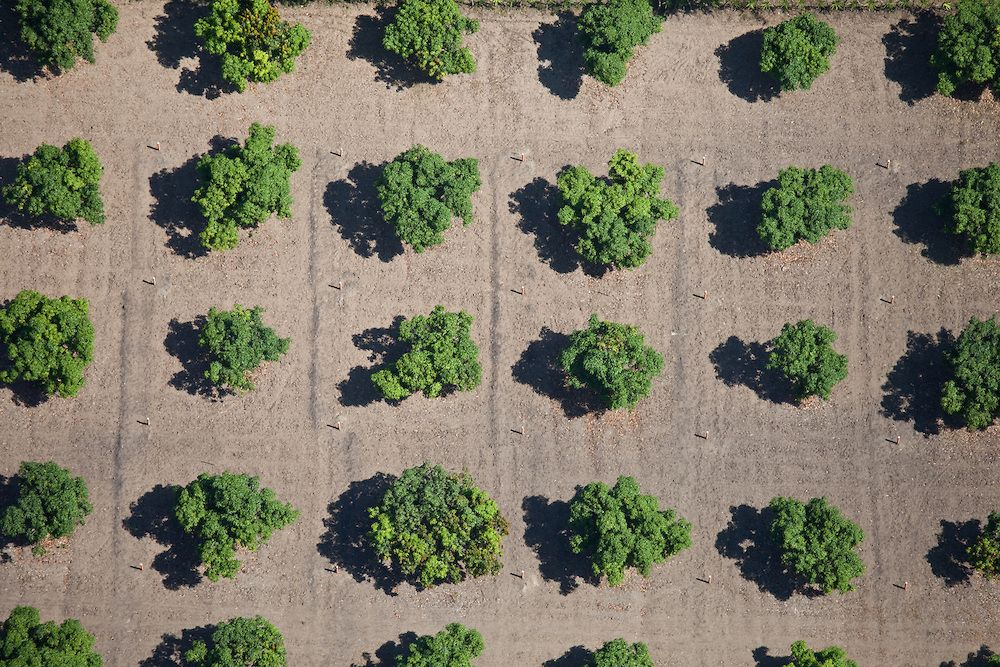
#> input picture input/aerial-trees.jpg, 1000 x 667 px, found by its file name
$ python 2_thresholding.py
#> lines starting #> are read from the running program, lines starting #| are printed output that depends on the picture; after the words box and inside, x2 and y2 are one past the last pixel; in counts of white or black regions, pixels touching at a corner belong together
### plant_search/load_image.py
import matplotlib.pyplot as plt
import rasterio
import cv2
import os

# Load an image (GeoTIFF or standard formats)
def load_image(file_path):
#> called with file_path = '../input/aerial-trees.jpg'
    try:
        if not os.path.exists(file_path):
            print(f"File not found: {file_path}")
        if file_path.endswith('.tif'):
            # Use rasterio for GeoTIFFs
            with rasterio.open(file_path) as src:
                image = src.read([b for b in range(1, src.count + 1)]).transpose(1, 2, 0)  # RGB(A)
                return image
        else:
            # Use OpenCV or PIL for standard formats
            return cv2.cvtColor(cv2.imread(file_path), cv2.COLOR_BGR2RGB)
    except Exception as e:
        print(f"Error loading image: {e}")
        return None

# Visualize the image
def plot_image(image, title="Image"):
    plt.figure(figsize=(10, 8))
    plt.imshow(image)
    plt.title(title)
    plt.axis('off')
    plt.show()

### plant_search/vegetation_indices.py
import numpy as np

def calculate_all_rgb_indices(image):
    """
    Calculate all vegetation indices for the given 3 band RGB image.

    Parameters:
    - image: RGB image (H, W, 3).

    Returns:
    - A dictionary containing all vegetation indices.
    """
    r, g, b = normalize_rgb(image)
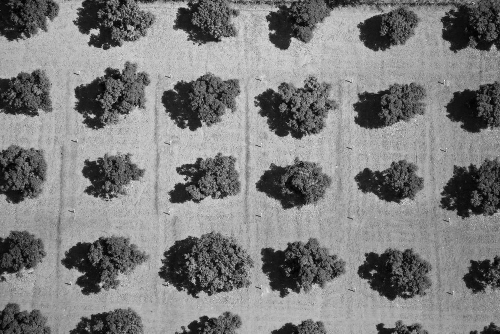
#> r: shape (667, 1000) float64 (shown at 1/2 size); min 0, max 1, mean 0.498
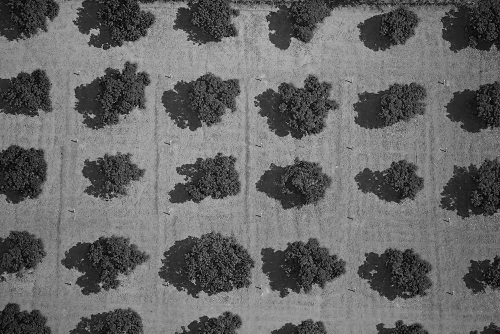
#> b: shape (667, 1000) float64 (shown at 1/2 size); min 0, max 0.973, mean 0.408

    indices = {
        "ExG": calculate_exg(r, g, b),
        "GLI": calculate_gli(r, g, b),
        "NDI": calculate_ndi(r, g),
        "VARI": calculate_vari(r, g, b),
        "TVI": calculate_tvi(r,g,b)
    }

    return indices


# Helper to ensure values are in the correct range [-1,1]
def normalize_rgb(image):
    """
    Normalize RGB channels to the range [0, 1].

    Parameters:
    - image: RGB image (H, W, 3).

    Returns:
    - r, g, b: Normalized red, green, and blue channels.
    """
    return image[:, :, 0] / 255.0, image[:, :, 1] / 255.0, image[:, :, 2] / 255.0


def calculate_exg(r, g, b):
    """
    Calculate Excess Green Index (ExG).

    Parameters:
    - r, g, b: Normalized red, green, and blue channels (0 to 1).

    Returns:
    - ExG index.
    """
    return 2 * g - r - b
#> returned value: shape (667, 1000) float64

def calculate_gli(r, g, b):
    """
    Calculate Green Leaf Index (GLI).

    Parameters:
    - r, g, b: Normalized red, green, and blue channels (0 to 1).

    Returns:
    - GLI index.
    """
    return (2 * g - r - b) / (2 * g + r + b + 1e-5)  # Avoid division by zero

def calculate_ndi(r, g):
    """
    Calculate Normalized Difference Index (NDI).

    Parameters:
    - r, g: Normalized red and green channels (0 to 1).

    Returns:
    - NDI index.
    """
    ndi = (g - r) / (g + r + 1e-5)  # Avoid division by zero
    return ndi

def calculate_vari(r, g, b):
    """
    Calculate Visible Atmospherically Resistant Index (VARI).

    Parameters:
    - r, g, b: Normalized red, green, and blue channels (0 to 1).

    Returns:
    - VARI index.
    """
    vari = (g - r) / (g + r - b + 1e-5)  # Avoid division by zero
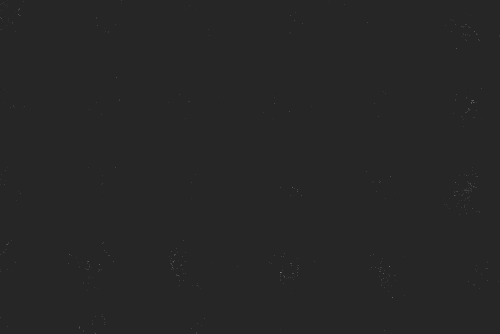
#> vari: shape (667, 1000) float64 (shown at 1/2 size); min -1960.8, max 10980.4, mean 3.1; drawn with min black and max white
    # vari_normalized = (vari - np.min(vari)) / (np.max(vari) - np.min(vari) + 1e-5)
    return np.clip(vari, -1, 1)
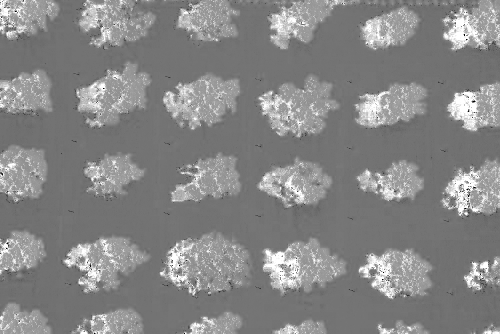
#> returned value: shape (667, 1000) float64 (shown at 1/2 size); min -1, max 1, mean 0.054; drawn with min black and max white
    return vari_normalized

def calculate_tvi(r, g, b):
    """
    Calculate Triangular Vegetation Index (TVI).

    Parameters:
    - r, g, b: Normalized red, green, and blue channels (0 to 1).

    Returns:
    - TVI index.
    """
    tvi = 0.5 * (120 * (g - r) - 200 * (b - r))
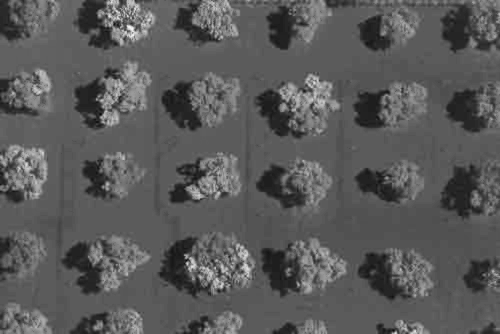
#> tvi: shape (667, 1000) float64 (shown at 1/2 size); min -15.14, max 50.35, mean 8; drawn with min black and max white
    tvi_normalized = (tvi - np.min(tvi)) / (np.max(tvi) - np.min(tvi) + 1e-5)
    return tvi_normalized

### notebooks/jupytext/2_thresholding.py
# ---
# jupyter:
#   jupytext:
#     formats: ipynb,jupytext//py,jupytext//md
#     notebook_metadata_filter: all
#     text_representation:
#       extension: .py
#       format_name: light
#       format_version: '1.5'
#       jupytext_version: 1.16.4
#   kernelspec:
#     display_name: venv
#     language: python
#     name: python3
#   language_info:
#     codemirror_mode:
#       name: ipython
#       version: 3
#     file_extension: .py
#     mimetype: text/x-python
#     name: python
#     nbconvert_exporter: python
#     pygments_lexer: ipython3
#     version: 3.11.5
# ---

# +
# Load required libraries
import numpy as np
import cv2
import matplotlib.pyplot as plt
from matplotlib.gridspec import GridSpec
from sklearn.cluster import KMeans
from sklearn.decomposition import PCA
from skimage.color import rgb2lab
from scipy.ndimage import gaussian_filter, label
from ipywidgets import interact, FloatSlider, IntSlider
import sys
from pathlib import Path

# Add the parent directory to the Python path
sys.path.append(str(Path.cwd().parent))

# %matplotlib inline
# -

# ### TODO
#
# - Adaptive/local thresholding techniques
# - Visualizing data
#     - Show values in histogram
# -

# # Image Thresholding Techniques
#
# Notebook Objective: The goal of this notebook is to explore and test various thresholding techniques for plant identification in images. Plant detection is a crucial step in applications such as agriculture, environmental monitoring, and vegetation mapping. By segmenting plant regions from background or non-vegetative areas, we can gain insights into plant coverage, health, and distribution.
#
# Why Thresholding? Thresholding is a fundamental image segmentation technique that separates objects of interest based on pixel intensity or color properties. By using appropriate thresholds, we can isolate plant regions effectively. This notebook investigates multiple thresholding methods, ranging from simple color-space-based techniques to more advanced vegetation indices and clustering methods.
#
# What Will We Explore?
#
# 1. LAB-Based Thresholding:
#     - Leveraging the A channel of the LAB color space to distinguish between green (vegetation) and red (non-vegetation) areas.
#
# 2. Vegetation Indices:
#     - Utilizing mathematical transformations such as the Excess Green Index (ExG), Green Leaf Index (GLI), and Normalized Difference Index (NDI) to highlight vegetation.
#
# 3. Histogram-Based Thresholding:
#     - Using Otsu’s method and manual thresholds for binary segmentation.
#
# 4. Texture-Based Analysis:
#     - Detecting plants based on texture features like edges or local variance.
#
# 5. Clustering:
#     - Using unsupervised learning techniques like k-means to segment plant regions.
#
# How Will We Compare? Each technique will produce a binary mask indicating plant regions. We will visualize and compare the results to assess the strengths and limitations of each method.

# ## Load and Display Image
#

# +
from plant_search.load_image import load_image, plot_image

# file_path = '../input/ESPG-4326-orthophoto.tif'
# file_path = '../input/MADRID_RGB.tif'
file_path = '../input/aerial-trees.jpg'

image = load_image(file_path)
if image is not None:
    plot_image(image, "Original Image")

# -

# ## Image Preprocessing

# ### LAB Image Color Space
#
# Expected Results:
#
# - **L**: A grayscale image showing brightness across the image.
# - **A**: Red-dominated areas should appear positive (bright), while green-dominated areas should appear negative (dark).
# - **B**: Highlights blue-to-yellow dominance.

# +
lab_image = cv2.cvtColor(image, cv2.COLOR_RGB2LAB)
L, A, B = cv2.split(lab_image)

# Set up the grid layout using gridspec
fig = plt.figure(figsize=(15, 10))
gs = GridSpec(2, 3, height_ratios=[1, 1])  # Equal height for both rows

# First Row: LAB Channels
# L (Lightness)
ax1 = fig.add_subplot(gs[0, 0])
ax1.imshow(L, cmap='gray')
ax1.set_title("L (Lightness)")
ax1.axis("off")
cbar = plt.colorbar(plt.cm.ScalarMappable(cmap="gray"), ax=ax1, shrink=0.8)
cbar.set_label("Brightness (0: Black to 100: White)")

# A (Green-Red)
ax2 = fig.add_subplot(gs[0, 1])
ax2.imshow(A, cmap='coolwarm')
ax2.set_title("A (Green-Red)")
ax2.axis("off")
cbar = plt.colorbar(plt.cm.ScalarMappable(cmap="coolwarm"), ax=ax2, shrink=0.8)
cbar.set_label("Green (-) to Red (+)")

# B (Blue-Yellow)
ax3 = fig.add_subplot(gs[0, 2])
ax3.imshow(B, cmap='coolwarm')
ax3.set_title("B (Blue-Yellow)")
ax3.axis("off")
cbar = plt.colorbar(plt.cm.ScalarMappable(cmap="coolwarm"), ax=ax3, shrink=0.8)
cbar.set_label("Blue (-) to Yellow (+)")

# Second Row: Original Image in Color
ax4 = fig.add_subplot(gs[1, :])  # Span all columns in the second row
ax4.imshow(image)
ax4.set_title("Original RGB Image (Color Reference)")
ax4.axis("off")

plt.tight_layout()
plt.show()

# +
# Normalize the green-dominant range in the A channel
A_normalized = -A  # Flip to make green positive
A_normalized = (A_normalized - A_normalized.min()) / (A_normalized.max() - A_normalized.min())
# A_normalized = -A  # Flip to make green positive

# Visualize normalized green emphasis
plt.figure(figsize=(5, 4))
plt.imshow(A_normalized, cmap='Greens')
plt.title("Normalized A Channel (Green Emphasis)")
plt.axis("off")
plt.show()

# -

# ### Vegetation Indices
#
# - **ExG:** Excess Green Index
# - **GLI:** Green Leaf Index
# - **NDI:** Normalized Difference Index
#     - Also referred to as **GRVI** (Green-Red Vegetation Index)
#     - Highlights areas with strong green dominance over red.
#     - Can be useful for identifying chlorophyll content.
# - **VARI:** Visible Atmospherically Resistant Index
# - **TVI:** Triangular Vegetation Index
#     - Captures vegetation vigor through its triangular relationship.
#     - Especially useful for robust vegetation assessments.

# +
from plant_search.vegetation_indices import calculate_all_rgb_indices

# Calculate all indices
indices = calculate_all_rgb_indices(image)
#> indices = 5 items

# Prepare the indices and titles for plotting
index_titles = [
    ("Excess Green Index (ExG)", indices["ExG"]),
    ("Green Leaf Index (GLI)", indices["GLI"]),
    ("Normalized Difference Index (NDI)", indices["NDI"]),
    ("Visible Atmospherically Resistant Index (VARI)", indices["VARI"]),
    ("Triangular Vegetation Index (TVI)", indices["TVI"]),
]

# Set up the grid for three columns
n_cols = 3
n_rows = (len(index_titles) + n_cols - 1) // n_cols  # Compute rows based on the number of indices
#> n_rows = 2
fig, axes = plt.subplots(n_rows, n_cols, figsize=(20, n_rows * 5))

# Plot each index
for i, (title, index) in enumerate(index_titles):
    row, col = divmod(i, n_cols)
    axes[row, col].imshow(index, cmap='Greens')
    axes[row, col].set_title(title)
    axes[row, col].axis("off")
#> this loop made 5 passes
#> (title, row, col) on passes 1, 2, 3, 5: ('Excess Green Index (ExG)', 0, 0), ('Green Leaf Index (GLI)', 0, 1), ('Normalized Difference Index (NDI)', 0, 2), ('Triangular Vegetation Index (TVI)', 1, 1)

# Turn off unused subplots
for i in range(len(index_titles), n_rows * n_cols):
    row, col = divmod(i, n_cols)
    axes[row, col].axis("off")
#> this loop made 1 pass
#> (i, row, col) on pass 1: (5, 1, 2)

plt.tight_layout()
plt.show()

# -

# ### Histogram-Based Thresholding
#
# Histogram-based thresholding is a widely used technique in image processing for segmenting an image into meaningful regions. It leverages the pixel intensity distribution (histogram) to determine an optimal threshold value that separates the foreground (objects of interest) from the background.
#
# ### How It Works:
# 1. **Pixel Intensity Distribution**:
#    - A histogram represents the frequency of pixel intensities in the image, ranging from 0 (black) to 255 (white) for grayscale images.
#
# 2. **Manual Thresholding**:
#    - The user selects a threshold value, and pixels are classified as foreground if their intensity is above the threshold, or background otherwise.
#
# 3. **Automatic Thresholding**:
#    - Algorithms like **Otsu’s Method** compute an optimal threshold automatically by minimizing intra-class variance (the variance within the foreground and background).
#
# 4. **Binary Segmentation**:
#    - The result is a binary mask where pixels are either 1 (foreground) or 0 (background), suitable for object detection and analysis.
#
# **Advantages:**
# - Simple to implement and computationally efficient.
# - Works well when the foreground and background have distinct intensity distributions.
#
# **Limitations:**
# - Struggles with complex images where foreground and background intensities overlap.
# - Sensitive to noise and uneven illumination.
#
# **Applications:**
# - Extracting objects from grayscale images.
# - Preprocessing for computer vision tasks like edge detection and object recognition.
#

# +
from skimage.filters import threshold_otsu

# Convert the RGB image to grayscale
gray_image = cv2.cvtColor(image, cv2.COLOR_RGB2GRAY)

# Otsu's Method
otsu_threshold = threshold_otsu(gray_image)
#> otsu_threshold = 99
binary_mask_otsu = gray_image > otsu_threshold
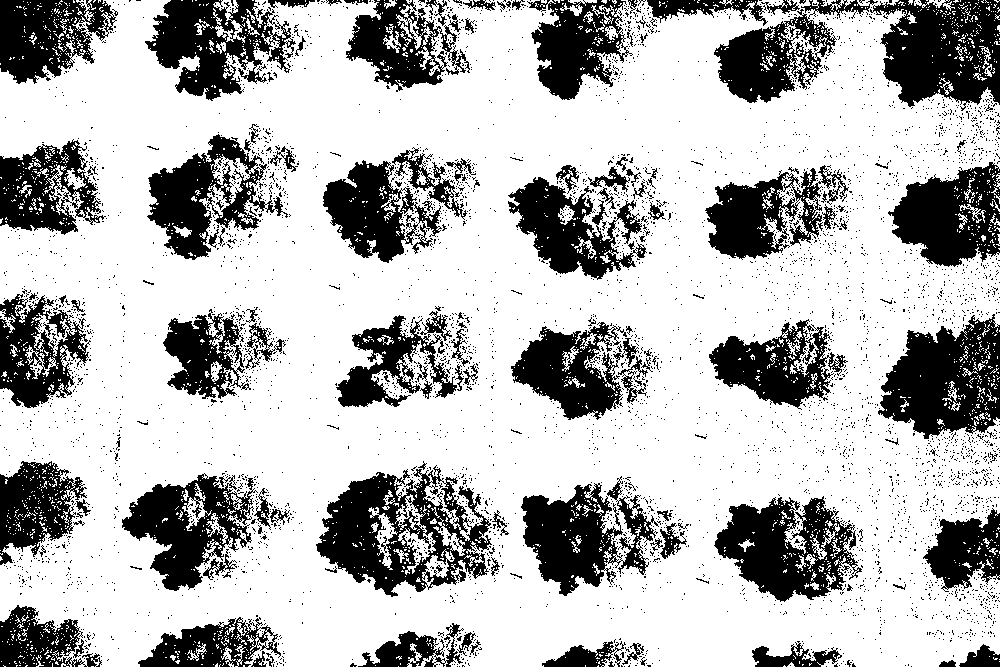
#> binary_mask_otsu: shape (667, 1000) bool; 71.5% white; 4718 black regions (4578 under 20 px), largest, box (x1, y1, x2, y2) and area: (316, 465, 492, 597) 11119, (870, 0, 1000, 111) 9780, (878, 314, 1000, 439) 9756

# Visualize the histogram and Otsu's threshold
plt.figure(figsize=(10, 6))
plt.hist(gray_image.ravel(), bins=256, range=(0, 256), color='gray', alpha=0.7)
plt.axvline(otsu_threshold, color='red', linestyle='--', label=f"Otsu's Threshold: {otsu_threshold}")
plt.title("Grayscale Histogram with Otsu's Threshold")
plt.xlabel("Pixel Intensity")
plt.ylabel("Frequency")
plt.legend()
plt.show()
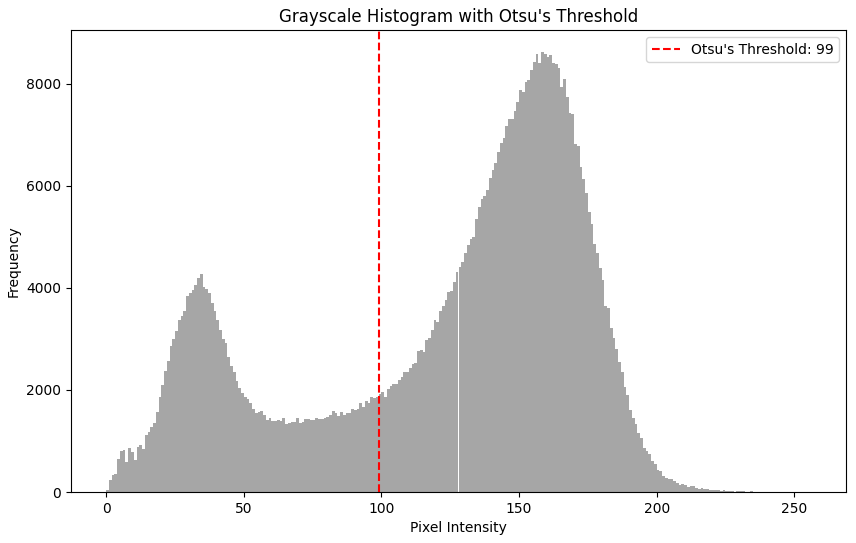
#> figure drawn by matplotlib, 1 panel; tallest bar 8622 high, from x = 158 to 159

# Visualize the binary mask
plt.figure(figsize=(8, 6))
plt.imshow(binary_mask_otsu, cmap='gray')
plt.title("Binary Mask (Otsu's Threshold)")
plt.axis("off")
plt.show()

$ run again, with input/Sample-Tiff-File-download-for-Testing.tiff saved as input/aerial-trees.jpg
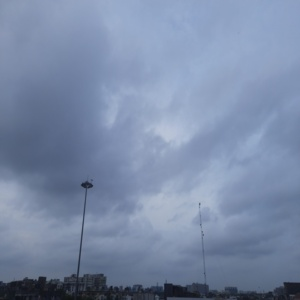
#> input picture input/Sample-Tiff-File-download-for-Testing.tiff, 300 x 300 px, found by its file name
#> lab_image: shape (300, 300, 3); mean of channels 0, 1, 2 145.2, 129, 111.1
#> indices = 5 items
#> n_rows = 2
#> the loop `for i, (title, index) in enumerate(index_titles):` made 5 passes
#> (title, row, col) on passes 1, 2, 3, 5: ('Excess Green Index (ExG)', 0, 0), ('Green Leaf Index (GLI)', 0, 1), ('Normalized Difference Index (NDI)', 0, 2), ('Triangular Vegetation Index (TVI)', 1, 1)
#> the loop `for i in range(len(index_titles), n_rows * n_cols):` made 1 pass
#> (i, row, col) on pass 1: (5, 1, 2)
#> otsu_threshold = 126
#> `binary_mask_otsu = gray_image > otsu_threshold`:
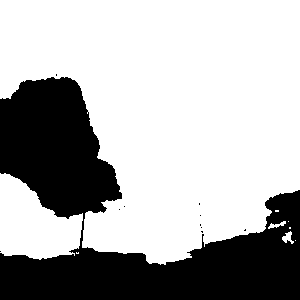
#> binary_mask_otsu: shape (300, 300) bool; 68.6% white; 11 black regions (10 under 20 px), largest, box (x1, y1, x2, y2) and area: (0, 77, 300, 300) 28216
#> `plt.show()`:
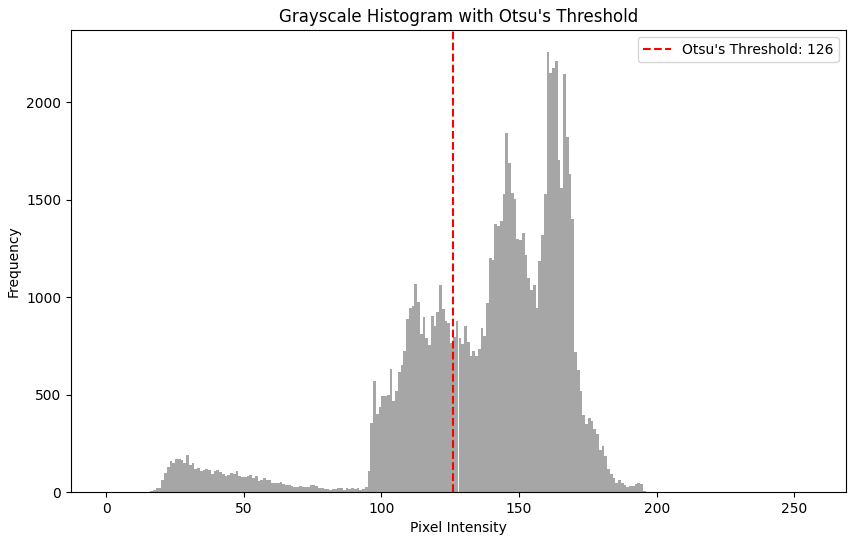
#> figure drawn by matplotlib, 1 panel; tallest bar 2257 high, from x = 160 to 161
